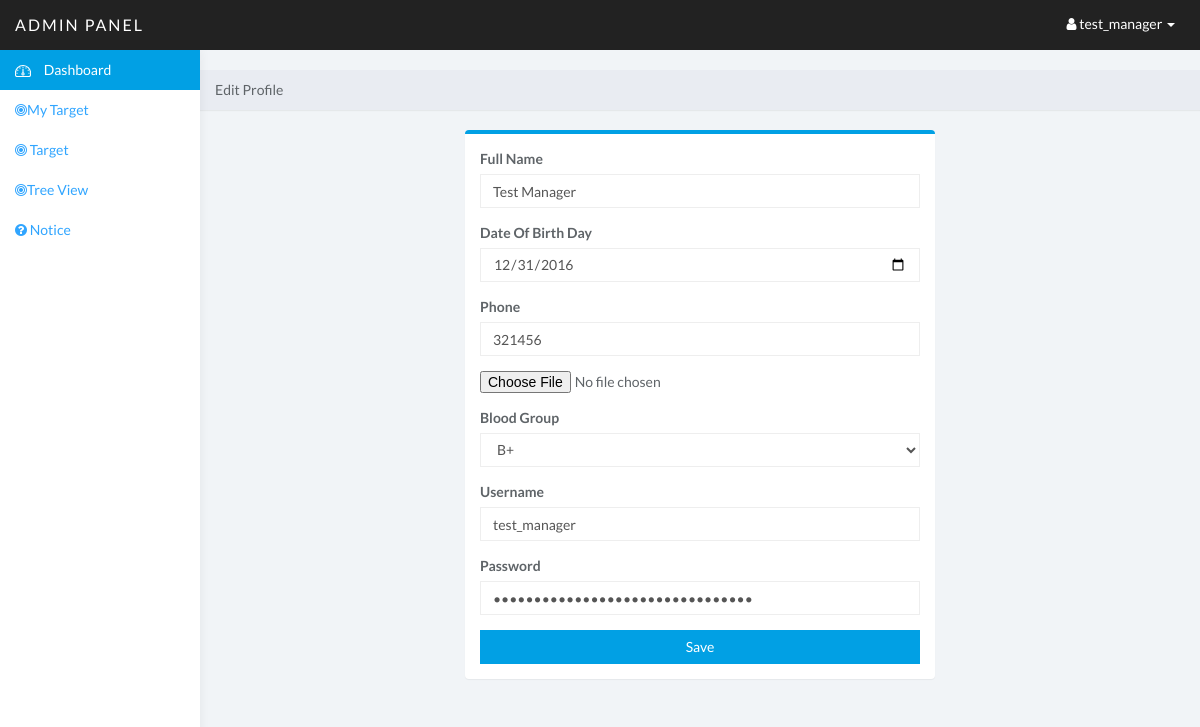
Page /index.php?page=setting (signed in) on the committed database.
### tables this page shows
CREATE TABLE IF NOT EXISTS `user_table` (
  `user_id` int(11) NOT NULL AUTO_INCREMENT,
  `username` varchar(255) DEFAULT NULL,
  `password` varchar(100) DEFAULT NULL,
  `full_name` varchar(100) DEFAULT NULL,
  `designation` varchar(100) DEFAULT NULL,
  `cmp_id` int(11) DEFAULT NULL,
  `dateofbirth` date DEFAULT NULL,
  `imageref` varchar(255) DEFAULT NULL,
  `blood_group` varchar(100) DEFAULT NULL,
  `phone` varchar(50) DEFAULT NULL,
  `user_type` varchar(100) DEFAULT NULL,
  `assigned_status` int(11) DEFAULT NULL,
  `status` int(11) DEFAULT NULL,
  `regtime` timestamp NOT NULL DEFAULT CURRENT_TIMESTAMP ON UPDATE CURRENT_TIMESTAMP,
  PRIMARY KEY (`user_id`),
  UNIQUE KEY `username` (`username`)
);

### views/setting.php (the view, shortened to what this page needs)
<?php
    	include('db_connect.php');
    $user_id= $_SESSION['user_id'];
	try {
            $stmt = $conn->prepare("SELECT * FROM user_table WHERE user_id = '$user_id' LIMIT 1");
            $stmt->execute();
            $result = $stmt->fetchall();
        } catch (Exception $e) {
            return "error";
        }
?>
<div class="col-sm-9 col-sm-offset-3 col-lg-10 col-lg-offset-2 main">
    <div class="row">
        <ol class="breadcrumb">
            Edit Profile
        </ol>
    </div>
    <br>
    <div class="row">
        <div class="col-lg-6 col-sm-offset-3">
            <div class="panel panel-default">
                <div class="panel-body">
                    <form role="form" method="post" action="" enctype="multipart/form-data">
						<?php
							foreach($result as $res){
						?>
                        <div class="form-group">
                            <label>Full Name</label>
                            <input class="form-control" value="<?php echo$res['full_name'];?>"type="text" placeholder="" name="fname"
                                   required="true">
                        </div>
                        <div class="form-group">
                            <label>Date Of Birth Day</label>
                            <input class="form-control" value="<?php echo$res['dateofbirth'];?>" type="date" placeholder="" name="dateofbirth"
                                  >
                        </div>
                        <div class="form-group">
                            <label>Phone</label>
                            <input class="form-control" value="<?php echo$res['phone'];?>" type="number" placeholder="" name="phone" required="true">
                        </div>
                        <div class="form-group">
                            <input type="file" name="fileupload" id="fileupload">
                        </div>
                        <div class="form-group">
                            <label>Blood Group</label>
                            <select class="form-control" name="blood_group">
                                <option selected>B+</option>
                            </select>
                        </div>
                        <div class="form-group">
                            <label>Username</label>
                            <input type="text" value="<?php echo$res['username'];?>"class="form-control" name="username" required="true">
                        </div>
                        <div class="form-group">
                            <label>Password</label>
                            <input value = "<?php echo$res['password'];?>" type="password" class="form-control" name="password" required="true">
                        </div>
                        <button type="submit" name='save' class="btn btn-primary btn-block">Save</button>
                    </form>
						<?php } ?>
                </div>
        </div>
    </div>
</div>

### css/styles.css (style rules this page uses)
body { background: #f1f4f7; padding-top: 50px; color: #5f6468; font-family: 'Lato', sans-serif; }
.form-control { border: 1px solid #eee; box-shadow: none; }
.btn-primary, .btn-primary:hover, .btn-primary:focus, .btn-primary:active, .btn-primary.active, .open > .dropdown-toggle.btn-primary, .btn-primary.disabled, .btn-primary[disabled], fieldset[disabled] .btn-primary, .btn-primary.disabled:hover, .btn-primary[disabled]:hover, fieldset[disabled] .btn-primary:hover, .btn-primary.disabled:focus, .btn-primary[disabled]:focus, fieldset[disabled] .btn-primary:focus, .btn-primary.disabled:active, .btn-primary[disabled]:active, fieldset[disabled] .btn-primary:active, .btn-primary.disabled.active, .btn-primary[disabled].active, fieldset[disabled] .btn-primary.active { background-color: #30a5ff; border-color: #30a5ff; }
.panel { border: 0; }
.breadcrumb { border-radius: 0; padding: 10px 15px; background: #e9ecf2; box-shadow: 0 1px 1px rgba(0, 0, 0, .05); margin: 0 ; }
.panel { border-top: 4px solid #01A0E4;; }
.btn-primary, .btn-primary:hover, .btn-primary:focus, .btn-primary:active, .btn-primary.active, .open > .dropdown-toggle.btn-primary, .btn-primary.disabled, .btn-primary[disabled], fieldset[disabled] .btn-primary, .btn-primary.disabled:hover, .btn-primary[disabled]:hover, fieldset[disabled] .btn-primary:hover, .btn-primary.disabled:focus, .btn-primary[disabled]:focus, fieldset[disabled] .btn-primary:focus, .btn-primary.disabled:active, .btn-primary[disabled]:active, fieldset[disabled] .btn-primary:active, .btn-primary.disabled.active, .btn-primary.active[disabled], fieldset[disabled] .btn-primary.active { background-color: #01A0E4; border-color: #01A0E4; border-radius:0; }
.form-control { border-radius: 0px; }

### rows in the picture
user_table: fname "Test Manager", dateofbirth "12/31/2016", phone "321456", username "test_manager"

### other values in the picture
$_SESSION['username'] "test_manager"
